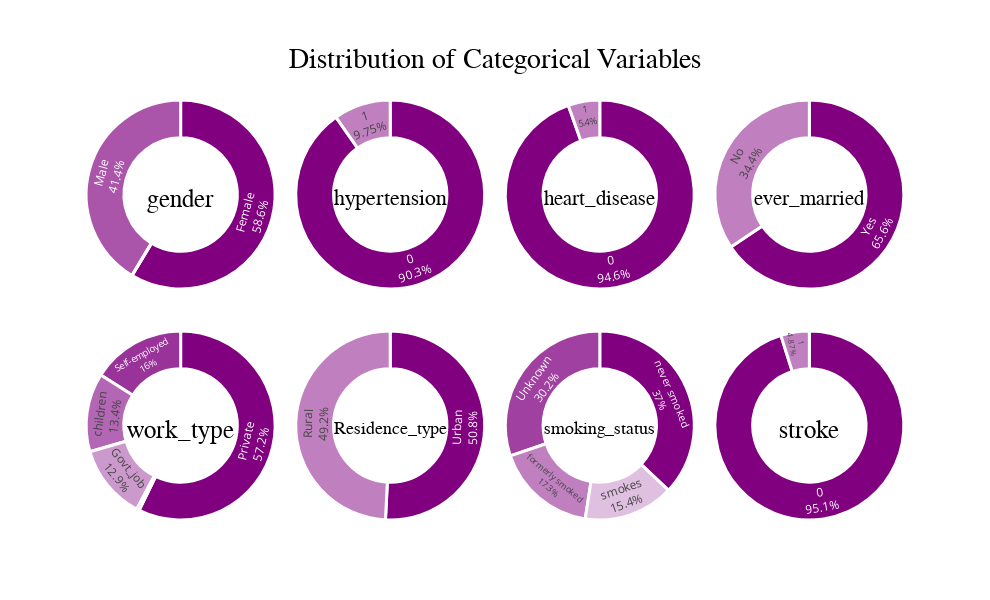

Write notebook code for a chart like this one.
### Code cell
from matplotlib import colors
from plotly.subplots import make_subplots
import plotly.graph_objects as go

categorical_columns = ['gender', 'hypertension', 'heart_disease', 'ever_married', 'work_type', 'Residence_type', 'smoking_status', 'stroke']

# Create the subplots based on the number of categorical columns
fig = make_subplots(rows=2, cols=4, specs=[[{'type':'domain'}]*4]*2, vertical_spacing=0.1, horizontal_spacing=0.01)

# Loop through all the features and add the pie chart to the subplot
for i, feature in enumerate(categorical_columns):
    value_counts = df[feature].value_counts()
    labels = value_counts.index.tolist()
    values = value_counts.values.tolist()

    # Define color map based on purple color
    cmap = colors.LinearSegmentedColormap.from_list("Purple", ["Purple", "white"])
    norm = colors.Normalize(vmin=0, vmax=len(labels))
    color_list = [colors.rgb2hex(cmap(norm(i))) for i in range(len(labels))]

    pie_chart = go.Pie(
        labels=labels,
        values=values,
        hole=0.6,
        marker=dict(colors=color_list, line=dict(color='white', width=3)),
        textposition='inside',
        textinfo='percent+label',
        title=feature,  # Add title with the feature name
        title_font=dict(size=25, color='black', family='Calibri')
    )

    # Calculate the row and column indices based on the total number of subplots
    row_index = (i // 4) + 1
    col_index = (i % 4) + 1

    # Add the pie chart to the subplot
    fig.add_trace(pie_chart, row=row_index, col=col_index)

# Update the layout
fig.update_layout(showlegend=False, height=600, width=990, 
                   title={
                          'text':"Distribution of Categorical Variables",
                          'y':0.92,
                          'x':0.5,
                          'xanchor':'center',
                          'yanchor':'top',
                          'font': {'size':28, 'color':'black', 'family':'Calibri'}
                         })

# Show the plot
fig.show()

### Figure 1 — Plotly figure (JSON) as saved in the notebook; plotly's stock layout.template omitted (floating-point values rounded to 4 significant figures)
{"data": [{"domain": {"x": [0, 0.2425], "y": [0.55, 1]}, "hole": 0.6, "labels": ["Female", "Male", "Other"], "marker": {"colors": ["#800080", "#aa55aa", "#d5aad5"], "line": {"color": "white", "width": 3}}, "textinfo": "percent+label", "textposition": "inside", "title": {"font": {"color": "black", "family": "Calibri", "size": 25}, "text": "gender"}, "type": "pie", "values": [2994, 2115, 1]}, {"domain": {"x": [0.2525, 0.495], "y": [0.55, 1]}, "hole": 0.6, "labels": [0, 1], "marker": {"colors": ["#800080", "#c080c0"], "line": {"color": "white", "width": 3}}, "textinfo": "percent+label", "textposition": "inside", "title": {"font": {"color": "black", "family": "Calibri", "size": 25}, "text": "hypertension"}, "type": "pie", "values": [4612, 498]}, {"domain": {"x": [0.505, 0.7475], "y": [0.55, 1]}, "hole": 0.6, "labels": [0, 1], "marker": {"colors": ["#800080", "#c080c0"], "line": {"color": "white", "width": 3}}, "textinfo": "percent+label", "textposition": "inside", "title": {"font": {"color": "black", "family": "Calibri", "size": 25}, "text": "heart_disease"}, "type": "pie", "values": [4834, 276]}, {"domain": {"x": [0.7575, 1], "y": [0.55, 1]}, "hole": 0.6, "labels": ["Yes", "No"], "marker": {"colors": ["#800080", "#c080c0"], "line": {"color": "white", "width": 3}}, "textinfo": "percent+label", "textposition": "inside", "title": {"font": {"color": "black", "family": "Calibri", "size": 25}, "text": "ever_married"}, "type": "pie", "values": [3353, 1757]}, {"domain": {"x": [0, 0.2425], "y": [0, 0.45]}, "hole": 0.6, "labels": ["Private", "Self-employed", "children", "Govt_job", "Never_worked"], "marker": {"colors": ["#800080", "#993399", "#b366b3", "#cc99cc", "#e6cce6"], "line": {"color": "white", "width": 3}}, "textinfo": "percent+label", "textposition": "inside", "title": {"font": {"color": "black", "family": "Calibri", "size": 25}, "text": "work_type"}, "type": "pie", "values": [2925, 819, 687, 657, 22]}, {"domain": {"x": [0.2525, 0.495], "y": [0, 0.45]}, "hole": 0.6, "labels": ["Urban", "Rural"], "marker": {"colors": ["#800080", "#c080c0"], "line": {"color": "white", "width": 3}}, "textinfo": "percent+label", "textposition": "inside", "title": {"font": {"color": "black", "family": "Calibri", "size": 25}, "text": "Residence_type"}, "type": "pie", "values": [2596, 2514]}, {"domain": {"x": [0.505, 0.7475], "y": [0, 0.45]}, "hole": 0.6, "labels": ["never smoked", "Unknown", "formerly smoked", "smokes"], "marker": {"colors": ["#800080", "#a040a0", "#c080c0", "#e0c0e0"], "line": {"color": "white", "width": 3}}, "textinfo": "percent+label", "textposition": "inside", "title": {"font": {"color": "black", "family": "Calibri", "size": 25}, "text": "smoking_status"}, "type": "pie", "values": [1892, 1544, 885, 789]}, {"domain": {"x": [0.7575, 1], "y": [0, 0.45]}, "hole": 0.6, "labels": [0, 1], "marker": {"colors": ["#800080", "#c080c0"], "line": {"color": "white", "width": 3}}, "textinfo": "percent+label", "textposition": "inside", "title": {"font": {"color": "black", "family": "Calibri", "size": 25}, "text": "stroke"}, "type": "pie", "values": [4861, 249]}], "layout": {"height": 600, "showlegend": false, "title": {"font": {"color": "black", "family": "Calibri", "size": 28}, "text": "Distribution of Categorical Variables", "x": 0.5, "xanchor": "center", "y": 0.92, "yanchor": "top"}, "width": 990}}
